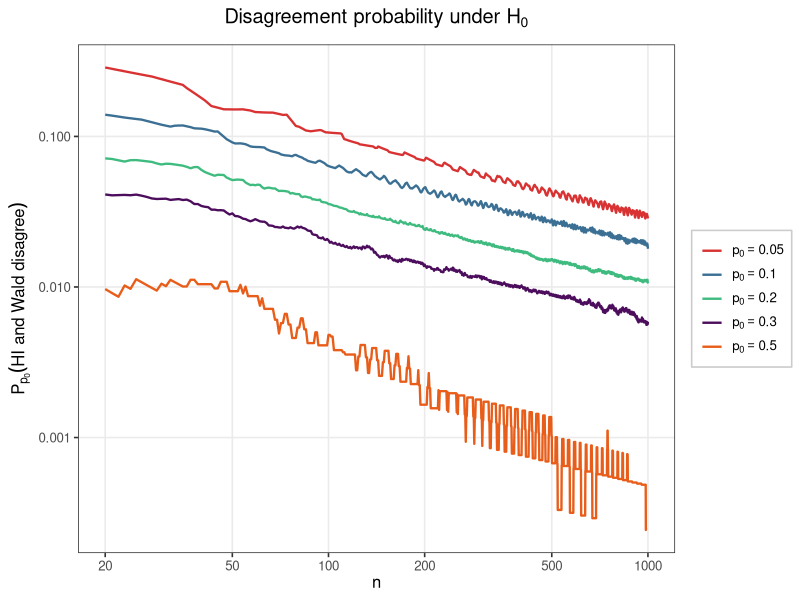
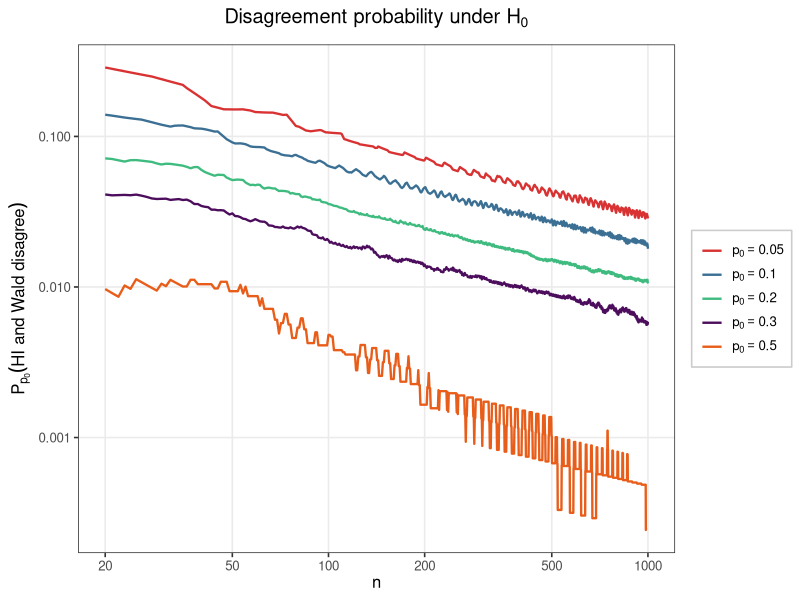
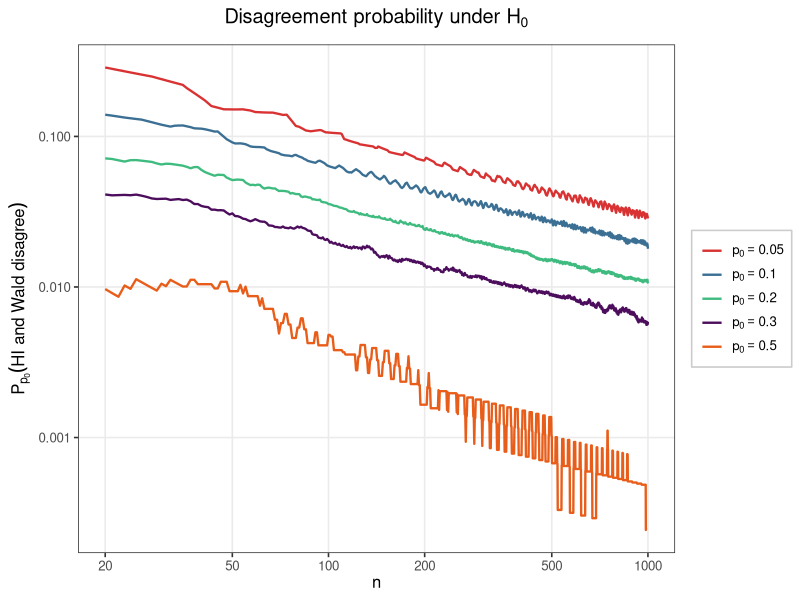

Recreate these plots in R, in order.
library(ggplot2)
library(dplyr)

save_dir <- "./figures"
dir.create(save_dir, recursive = TRUE, showWarnings = FALSE)

alpha <- 0.05
z <- qnorm(1-alpha/2)

# function that returns whether the HI rule rejects H0: p=p0
# for a given vector of counts k, sample size n, and null value p0
rejects_HI <- function(k, n, p0, z = z) {
  phat <- k/n
  se <- sqrt(p0*(1-p0)/n)
  
  abs(phat-p0)>z*se
}

# function that returns whether the Wald rule rejects H0: p=p0
# for a given vector of counts k, sample size n, and null value p0
rejects_Wald <- function(k, n, p0, z = z) {
  phat <- k/n
  
  out <- rep(FALSE, length(phat))
  boundary <- (phat == 0) | (phat == 1)
  
  # at phat = 0 or phat = 1, the Wald standard error is zero, so the
  # interval collapses to a single point; reject whenever p0 differs from that point
  out[boundary] <- p0 != phat[boundary]
  
  if (any(!boundary)) {
    se <- sqrt(phat[!boundary]*(1-phat[!boundary])/n)
    out[!boundary] <- abs(phat[!boundary]-p0) > z*se
  }
  
  out
}

# function that computes the exact probability, under H0: p=p0,
# that the HI and Wald rules disagree
disagreement_prob <- function(n, p0, z = z) {
  k <- 0:n
  
  hi_rejects <- rejects_HI(k, n, p0, z)
  wald_rejects <- rejects_Wald(k, n, p0, z)
  
  disagreement <- hi_rejects != wald_rejects
  
  # since X ~ Binomial(n, p0) under H0, the disagreement probability is
  # sum_{k=0}^n1_{HI and Wald disagree at k}P_{p0}(X = k)
  probabilities <- dbinom(k, size = n, prob = p0)
  
  sum(probabilities[disagreement])
}

# function that computes a centered rolling mean of a numeric vector,
# used here only to smooth the disagreement probabilities for visual clarity,
# since the exact probabilities oscillate a lot due to the shifting of the grid k/n
rolling_mean <- function(values, window) {
  values <- as.numeric(values)
  pad <- floor(window/2)
  out <- numeric(length(values))
  
  for (i in seq_along(values)) {
    lo <- max(1, i-pad)
    hi <- min(length(values), i+pad)
    out[i] <- mean(values[lo:hi])
  }
  
  out
}


# plotting
plot_disagreement_probabilities <- function(
    n_min = 20,
    n_max = 1000,
    p0_values = c(0.05, 0.10, 0.20, 0.30, 0.50),
    rolling_window = 30,
    output_pdf = "WaldvsHI_prob.pdf",
    output_png = "WaldvsHI_prob.png"
) {
  n_grid <- n_min:n_max
  
  colors <- c(
    "p0 = 0.05" = "#d62728",
    "p0 = 0.10" = "#31688e",
    "p0 = 0.20" = "#35b779",
    "p0 = 0.30" = "#440154",
    "p0 = 0.50" = "#e6550d"
  )
  
  plot_data <- bind_rows(
    lapply(p0_values, function(p0) {
      probs <- sapply(n_grid, function(n) disagreement_prob(n, p0, z))
      smoothed <- rolling_mean(probs, rolling_window)
      
      data.frame(
        n = n_grid,
        p0 = p0,
        p0_label = sprintf("p0 = %.2f", p0),
        disagreement_prob = smoothed
      )
    })
  )
  
  plot_data <- plot_data %>%
    filter(disagreement_prob > 0)
  
  plot_data$p0_label <- factor(
    plot_data$p0_label,
    levels = names(colors)
  )
  
  p <- ggplot(plot_data, aes(x = n, y = disagreement_prob, color = p0_label)) +
    geom_line(linewidth = 0.8, alpha = 0.95) +
    scale_color_manual(
      values = colors,
      name = NULL,
      labels = parse(text = c(
        "p[0] == 0.05",
        "p[0] == 0.10",
        "p[0] == 0.20",
        "p[0] == 0.30",
        "p[0] == 0.50"
      ))
    ) +
    scale_x_log10(
      breaks = c(20, 50, 100, 200, 500, 1000),
      labels = c("20", "50", "100", "200", "500", "1000")
    ) +
    scale_y_log10() +
    labs(
      title = expression(paste("Disagreement probability under ", H[0])),
      x = expression(n),
      y = expression(P[p[0]]("HI and Wald disagree"))
    ) +
    theme_bw(base_size = 12) +
    theme(
      plot.title = element_text(hjust = 0.5, margin = margin(b = 8)),
      legend.position = "right",
      legend.background = element_rect(fill = "white", color = "gray80"),
      panel.grid.minor = element_blank()
    )
  
  ggsave(
    filename = file.path(save_dir, output_pdf),
    plot = p,
    width = 7,
    height = 5,
    device = cairo_pdf
  )
  
  ggsave(
    filename = file.path(save_dir, output_png),
    plot = p,
    width = 7,
    height = 5,
    dpi = 130
  )
  
  print(p)
}

plot_disagreement_probabilities()
